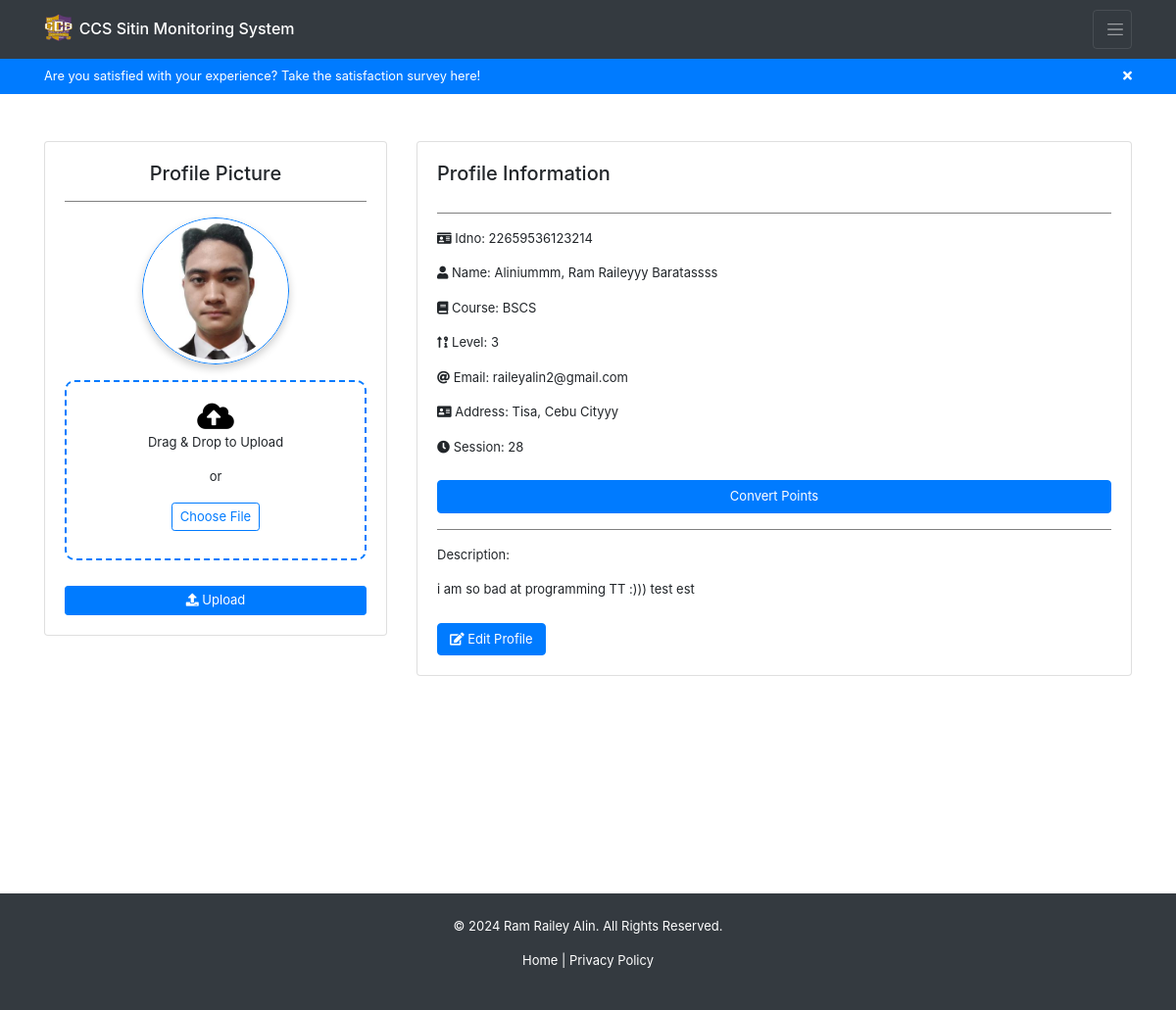
Page /profile/ (signed in) on the earlier database version.
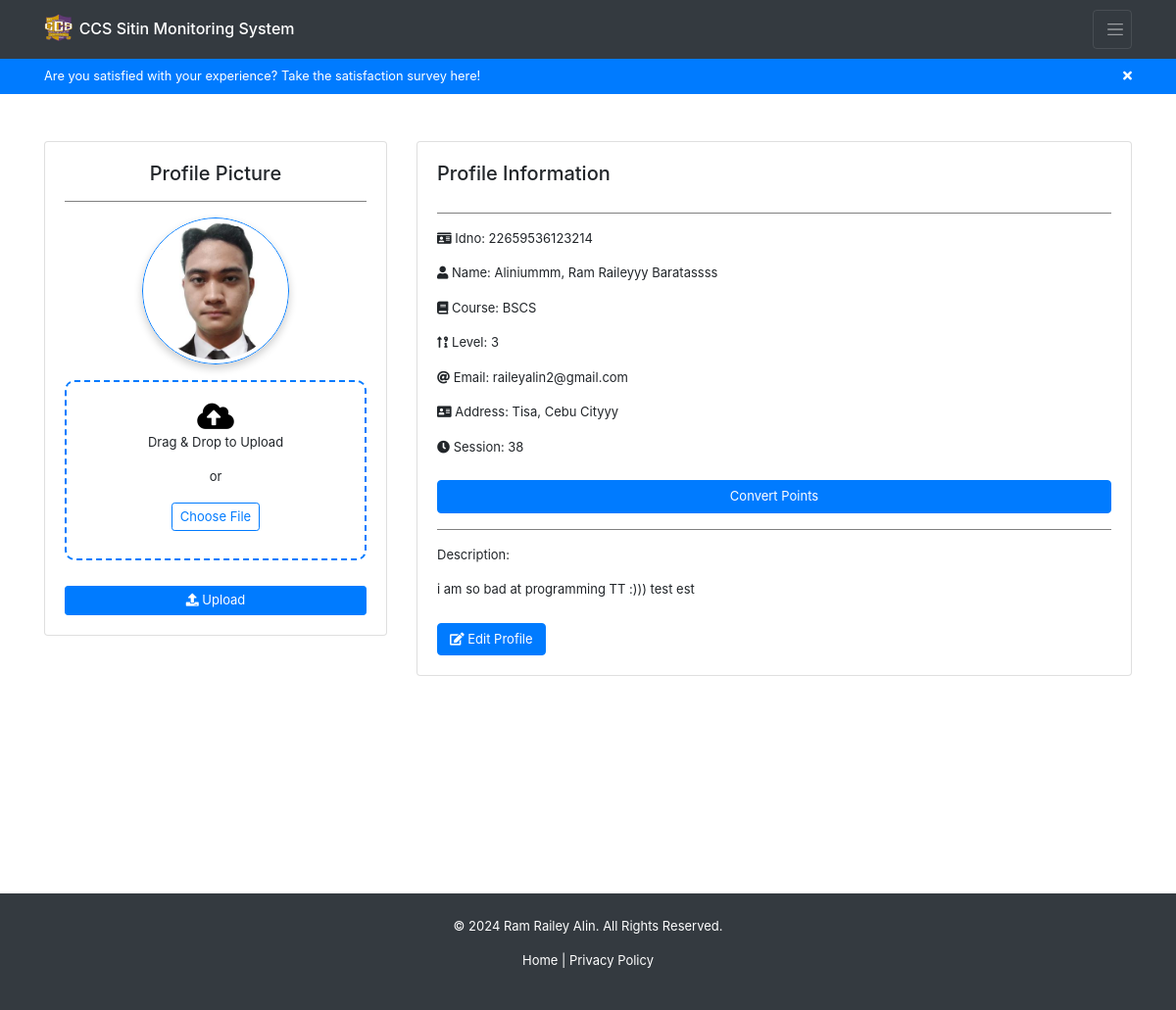
Same page on the later database version.
### backend/models.py (models this page shows, shortened)
class Registration(models.Model):
    idno = models.IntegerField(primary_key=True)
    lastname = models.CharField(max_length=80, null=True, blank=True)
    firstname = models.CharField(max_length=80, null=True, blank=True)
    middlename = models.CharField(max_length=80, null=True, blank=True)
    course = models.CharField(max_length=80, choices=COURSE_CHOICES, null=True, blank=True)
    level = models.IntegerField(null=True, choices=LEVEL_CHOICES, blank=True)
    email = models.EmailField(max_length=80, null=True, blank=True)
    address = models.CharField(max_length=255, null=True, blank=True)
    sessions = models.IntegerField(default=30, null=True, blank=True)
    points = models.IntegerField(default=0, null=True, blank=True)
    sitins_count = models.IntegerField(default=0, null=True, blank=True)
    profilepicture_og = models.ImageField(upload_to="profiles/", default="profiles/default.jpg", blank=True, null=True)
    profilepicture_lg = models.ImageField(upload_to="profiles/", default="profiles/default_lg.jpg", blank=True, null=True)
    profilepicture_md = models.ImageField(upload_to="profiles/", default="profiles/default_md.jpg", blank=True, null=True)
    profilepicture_sm = models.ImageField(upload_to="profiles/", default="profiles/default_sm.jpg", blank=True, null=True)
    profiledescription = models.TextField(blank=True, null=True)
    username = models.OneToOneField(User, on_delete=models.CASCADE)

### backend/views.py (the view)
# urls.py: path('profile/', views.profile, name='user-profile'),
@login_required
def profile(request):
    if request.user.is_authenticated:
        reg = Registration.objects.get(username=request.user)
        return render(request, 'backend/pages/profile.html', context={ 'registration': reg, 'course_choices': COURSE_CHOICES, 'level_choices': LEVEL_CHOICES })
    return redirect('/')

### backend/templates/backend/pages/profile.html (shortened to what the changed rows need)
{% extends 'backend/base.html' %}
{% load static %}
{% block content %}
<div id="profile-container" class="container mt-5">
    <div class="row">
        <div class="col-lg-4 col-md-12 mb-4">
            <div class="card text-center">
                <div class="card-body">
                    <div class="profile-image-container">
                        <img id="profile-preview" src="{% if registration.profilepicture_md.url %}{{ registration.profilepicture_md.url }}{% else %}{% static 'backend/images/default-avatar.jpg' %}{% endif %}"
                             alt="Profile Picture" class="profile-img img-fluid rounded-circle shadow-lg border border-primary p-1">
                    </div>
                </div>
            </div>
        </div>
        <div class="col-lg-8 col-md-12 mb-4">
            <div class="card">
                <div class="card-body">
                    <di id="profile-view">
                        <div class="d-flex justify-content-between">
                            <h5 class="card-title">Profile Information</h5>
                        </div>
                        <hr>
                        <p id="profile-id"><i class="fas fa-id-card"></i> <span>Idno:</span> {% if registration.idno %}{{ registration.idno }}{% else %}N/A{% endif %}</p>
                        <p id="profile-name">
                            <i class="fas fa-user"></i> Name:
                            {% if registration.lastname or registration.firstname or registration.middlename %}
                                {{ registration.lastname|default:'' }}{% if registration.lastname and registration.firstname %}, {% endif %}
                                {{ registration.firstname|default:'' }}
                                {{ registration.middlename|default:'' }}
                            {% else %}
                                N/A
                            {% endif %}
                        </p>
                        <p id="profile-course"><i class="fas fa-book"></i> <span>Course:</span> {% if registration.course %}{{ registration.course }}{% else %}N/A{% endif %}</p>
                        <p id="profile-level"><i class="fas fa-sort-numeric-up-alt"></i> <span>Level:</span> {% if registration.level %}{{ registration.level }}{% else %}N/A{% endif %}</p>
                        <p id="profile-email"><i class="fas fa-at"></i> <span>Email:</span> {% if registration.email %}{{ registration.email }}{% else %}N/A{% endif %}</p>
                        <p id="profile-address"><i class="fas fa-address-card"></i> <span>Address:</span> {% if registration.address %}{{ registration.address }}{% else %}N/A{% endif %}</p>
                        <p id="profile-session"><i class="fas fa-clock"></i> <span>Session:</span> {% if registration.sessions %}{{ registration.sessions }}{% else %}N/A{% endif %}</p>
                        <form method="GET" action="{% url 'user-convert_to_sessions' %}">
                            <button type="submit" class="btn btn-primary mt-2">Convert Points</button>
                        </form>
                        <hr>
                        <p>Description:</p>
                        <p id="profile-description">{% if registration.profiledescription %}{{ registration.profiledescription }}{% else %}N/A{% endif %}</p>
                        <div class="mt-4 text-end">
                            <button class="btn btn-primary" onclick="toggleEdit(true)"><i class="fas fa-edit"></i> Edit
                                Profile</button>
                        </div>
                    </div>
                </div>
            </div>
        </div>
    </div>
{% endblock %}

Differences in the rows shown:
changed Registration "Aliniummm": sessions "28" → "38"
